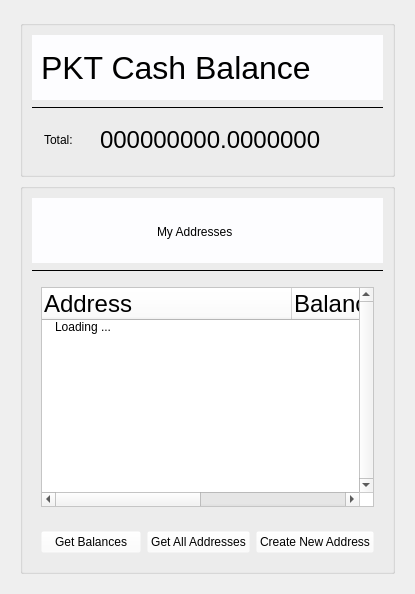
         <widget class="QWidget" name="balance_page">
          <layout class="QVBoxLayout" name="verticalLayout">
           <item>
            <widget class="QFrame" name="frame_22">
             <property name="minimumSize">
              <size>
               <width>0</width>
               <height>100</height>
              </size>
             </property>
             <property name="toolTip">
              <string>View your addresses and balances here. </string>
             </property>
             <property name="frameShape">
              <enum>QFrame::NoFrame</enum>
             </property>
             <property name="frameShadow">
              <enum>QFrame::Raised</enum>
             </property>
             <layout class="QGridLayout" name="gridLayout_12">
              <item row="0" column="0">
               <widget class="QGroupBox" name="balance_group">
                <property name="minimumSize">
                 <size>
                  <width>0</width>
                  <height>0</height>
                 </size>
                </property>
                <property name="maximumSize">
                 <size>
                  <width>16777215</width>
                  <height>200</height>
                 </size>
                </property>
                <property name="title">
                 <string/>
                </property>
                <layout class="QVBoxLayout" name="verticalLayout_2">
                 <item alignment="Qt::AlignVCenter">
                  <widget class="QFrame" name="balance_header_frame">
                   <property name="minimumSize">
                    <size>
                     <width>0</width>
                     <height>65</height>
                    </size>
                   </property>
                   <property name="maximumSize">
                    <size>
                     <width>16777215</width>
                     <height>70</height>
                    </size>
                   </property>
                   <property name="styleSheet">
                    <string notr="true">background-color: rgb(253, 253, 255);</string>
                   </property>
                   <property name="frameShape">
                    <enum>QFrame::NoFrame</enum>
                   </property>
                   <property name="frameShadow">
                    <enum>QFrame::Plain</enum>
                   </property>
                   <layout class="QVBoxLayout" name="verticalLayout_15">
                    <item>
                     <widget class="QLabel" name="balance_header_label">
                      <property name="font">
                       <font>
                        <family>Helvetica</family>
                        <pointsize>24</pointsize>
                       </font>
                      </property>
                      <property name="text">
                       <string>PKT Cash Balance</string>
                      </property>
                     </widget>
                    </item>
                   </layout>
                  </widget>
                 </item>
                 <item>
                  <widget class="Line" name="line_2">
                   <property name="frameShadow">
                    <enum>QFrame::Plain</enum>
                   </property>
                   <property name="orientation">
                    <enum>Qt::Horizontal</enum>
                   </property>
                  </widget>
                 </item>
                 <item>
                  <widget class="QFrame" name="balance_frame">
                   <property name="minimumSize">
                    <size>
                     <width>0</width>
                     <height>50</height>
                    </size>
                   </property>
                   <property name="maximumSize">
                    <size>
                     <width>16777215</width>
                     <height>50</height>
                    </size>
                   </property>
                   <property name="styleSheet">
                    <string notr="true">QFrame#balance_frame{border-radius: 3px;}</string>
                   </property>
                   <property name="frameShape">
                    <enum>QFrame::NoFrame</enum>
                   </property>
                   <property name="frameShadow">
                    <enum>QFrame::Plain</enum>
                   </property>
                   <property name="lineWidth">
                    <number>0</number>
                   </property>
                   <layout class="QGridLayout" name="gridLayout_8">
                    <property name="leftMargin">
                     <number>12</number>
                    </property>
                    <item row="0" column="1">
                     <widget class="QLabel" name="balance_amount">
                      <property name="minimumSize">
                       <size>
                        <width>0</width>
                        <height>30</height>
                       </size>
                      </property>
                      <property name="maximumSize">
                       <size>
                        <width>16777215</width>
                        <height>30</height>
                       </size>
                      </property>
                      <property name="font">
                       <font>
                        <family>Helvetica</family>
                        <pointsize>18</pointsize>
                        <weight>50</weight>
                        <italic>false</italic>
                        <bold>false</bold>
                       </font>
                      </property>
                      <property name="styleSheet">
                       <string notr="true">font: 18pt &quot;Helvetica&quot;;</string>
                      </property>
                      <property name="text">
                       <string>000000000.0000000</string>
                      </property>
                     </widget>
                    </item>
                    <item row="0" column="0">
                     <widget class="QLabel" name="total_label">
                      <property name="minimumSize">
                       <size>
                        <width>0</width>
                        <height>30</height>
                       </size>
                      </property>
                      <property name="maximumSize">
                       <size>
                        <width>50</width>
                        <height>30</height>
                       </size>
                      </property>
                      <property name="styleSheet">
                       <string notr="true">font: 18pt &quot;Helvetica&quot;;</string>
                      </property>
                      <property name="text">
                       <string>Total:</string>
                      </property>
                     </widget>
                    </item>
                   </layout>
                  </widget>
                 </item>
                </layout>
               </widget>
              </item>
              <item row="1" column="0">
               <widget class="QGroupBox" name="addresses_group">
                <property name="styleSheet">
                 <string notr="true"/>
                </property>
                <property name="title">
                 <string/>
                </property>
                <layout class="QGridLayout" name="gridLayout_6">
                 <item row="2" column="0">
                  <widget class="Line" name="line_3">
                   <property name="frameShadow">
                    <enum>QFrame::Plain</enum>
                   </property>
                   <property name="orientation">
                    <enum>Qt::Horizontal</enum>
                   </property>
                  </widget>
                 </item>
                 <item row="5" column="0">
                  <widget class="QFrame" name="frame_82">
                   <property name="minimumSize">
                    <size>
                     <width>0</width>
                     <height>40</height>
                    </size>
                   </property>
                   <property name="styleSheet">
                    <string notr="true">background-color: rgba(255, 255, 255, 0);</string>
                   </property>
                   <property name="frameShape">
                    <enum>QFrame::NoFrame</enum>
                   </property>
                   <property name="frameShadow">
                    <enum>QFrame::Plain</enum>
                   </property>
                   <layout class="QGridLayout" name="gridLayout_105">
                    <item row="0" column="1">
                     <widget class="QPushButton" name="all_addr_btn">
                      <property name="minimumSize">
                       <size>
                        <width>100</width>
                        <height>0</height>
                       </size>
                      </property>
                      <property name="toolTip">
                       <string/>
                      </property>
                      <property name="text">
                       <string>Get All Addresses</string>
                      </property>
                     </widget>
                    </item>
                    <item row="0" column="3">
                     <widget class="QPushButton" name="address_gen_btn2">
                      <property name="minimumSize">
                       <size>
                        <width>100</width>
                        <height>0</height>
                       </size>
                      </property>
                      <property name="maximumSize">
                       <size>
                        <width>16777215</width>
                        <height>16777215</height>
                       </size>
                      </property>
                      <property name="toolTip">
                       <string/>
                      </property>
                      <property name="text">
                       <string>Create New Address</string>
                      </property>
                     </widget>
                    </item>
                    <item row="0" column="0">
                     <widget class="QPushButton" name="bal_addr_btn">
                      <property name="minimumSize">
                       <size>
                        <width>100</width>
                        <height>0</height>
                       </size>
                      </property>
                      <property name="toolTip">
                       <string/>
                      </property>
                      <property name="text">
                       <string>Get Balances</string>
                      </property>
                     </widget>
                    </item>
                   </layout>
                  </widget>
                 </item>
                 <item row="1" column="0" alignment="Qt::AlignVCenter">
                  <widget class="QFrame" name="address_header_frame">
                   <property name="minimumSize">
                    <size>
                     <width>0</width>
                     <height>65</height>
                    </size>
                   </property>
                   <property name="maximumSize">
                    <size>
                     <width>16777215</width>
                     <height>65</height>
                    </size>
                   </property>
                   <property name="styleSheet">
                    <string notr="true">background-color: rgb(253, 253, 255);</string>
                   </property>
                   <property name="frameShape">
                    <enum>QFrame::NoFrame</enum>
                   </property>
                   <property name="frameShadow">
                    <enum>QFrame::Raised</enum>
                   </property>
                   <layout class="QGridLayout" name="gridLayout_23">
                    <item row="0" column="0" alignment="Qt::AlignHCenter|Qt::AlignVCenter">
                     <widget class="QLabel" name="address_header_label">
                      <property name="minimumSize">
                       <size>
                        <width>100</width>
                        <height>50</height>
                       </size>
                      </property>
                      <property name="maximumSize">
                       <size>
                        <width>16777215</width>
                        <height>50</height>
                       </size>
                      </property>
                      <property name="styleSheet">
                       <string notr="true">background-color: rgb(253, 253, 255);
font: 20pt 'Helvetica';

</string>
                      </property>
                      <property name="text">
                       <string>My Addresses</string>
                      </property>
                      <property name="margin">
                       <number>0</number>
                      </property>
                     </widget>
                    </item>
                   </layout>
                  </widget>
                 </item>
                 <item row="4" column="0">
                  <widget class="QFrame" name="frame_18">
                   <property name="styleSheet">
                    <string notr="true">QFrame#frame_18{border-radius: 3px;}</string>
                   </property>
                   <property name="frameShape">
                    <enum>QFrame::NoFrame</enum>
                   </property>
                   <property name="frameShadow">
                    <enum>QFrame::Raised</enum>
                   </property>
                   <layout class="QGridLayout" name="gridLayout_36">
                    <item row="0" column="0">
                     <widget class="QTreeWidget" name="balance_tree">
                      <property name="minimumSize">
                       <size>
                        <width>0</width>
                        <height>220</height>
                       </size>
                      </property>
                      <property name="styleSheet">
                       <string notr="true">background-color: rgb(255, 255, 255);
</string>
                      </property>
                      <property name="verticalScrollBarPolicy">
                       <enum>Qt::ScrollBarAlwaysOn</enum>
                      </property>
                      <property name="horizontalScrollBarPolicy">
                       <enum>Qt::ScrollBarAsNeeded</enum>
                      </property>
                      <property name="autoScroll">
                       <bool>true</bool>
                      </property>
                      <property name="selectionBehavior">
                       <enum>QAbstractItemView::SelectRows</enum>
                      </property>
                      <property name="verticalScrollMode">
                       <enum>QAbstractItemView::ScrollPerPixel</enum>
                      </property>
                      <property name="horizontalScrollMode">
                       <enum>QAbstractItemView::ScrollPerItem</enum>
                      </property>
                      <property name="indentation">
                       <number>10</number>
                      </property>
                      <property name="itemsExpandable">
                       <bool>false</bool>
                      </property>
                      <property name="expandsOnDoubleClick">
                       <bool>false</bool>
                      </property>
                      <attribute name="headerMinimumSectionSize">
                       <number>40</number>
                      </attribute>
                      <attribute name="headerDefaultSectionSize">
                       <number>250</number>
                      </attribute>
                      <column>
                       <property name="text">
                        <string>Address</string>
                       </property>
                       <property name="font">
                        <font>
                         <family>Helvetica</family>
                         <pointsize>18</pointsize>
                        </font>
                       </property>
                       <property name="background">
                        <color>
                         <red>202</red>
                         <green>216</green>
                         <blue>241</blue>
                        </color>
                       </property>
                      </column>
                      <column>
                       <property name="text">
                        <string>Balance</string>
                       </property>
                       <property name="font">
                        <font>
                         <family>Helvetica</family>
                         <pointsize>18</pointsize>
                        </font>
                       </property>
                       <property name="background">
                        <color>
                         <red>202</red>
                         <green>216</green>
                         <blue>241</blue>
                        </color>
                       </property>
                      </column>
                      <item>
                       <property name="text">
                        <string>Loading ...</string>
                       </property>
                      </item>
                     </widget>
                    </item>
                   </layout>
                  </widget>
                 </item>
                </layout>
               </widget>
              </item>
             </layout>
            </widget>
           </item>
          </layout>
         </widget>
